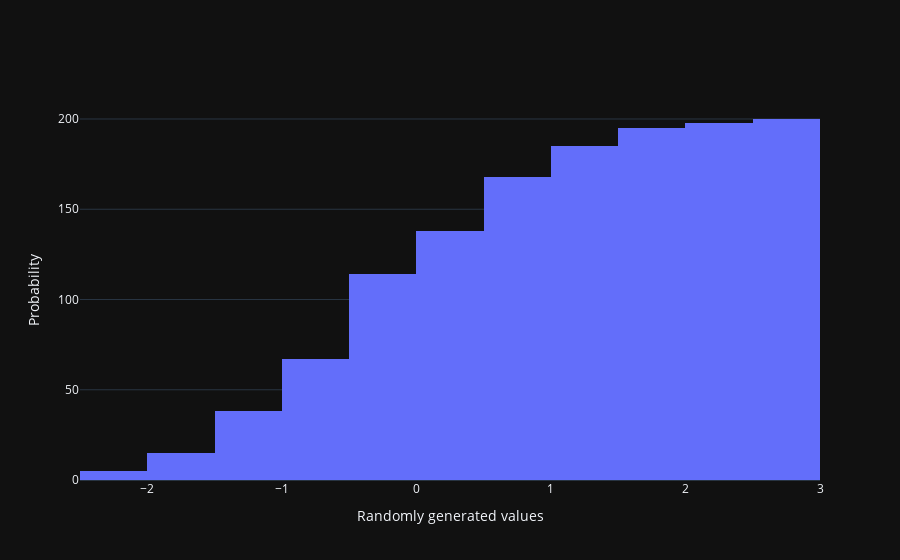

Notebook code for this chart:
### Code cell
hist_trace = go.Histogram(
    x=random_numbers,
    cumulative=dict(enabled=True),
)

data = [hist_trace]
layout = go.Layout(
    xaxis=dict(title='Randomly generated values'),
    yaxis=dict(title='Probability')
)
fig = go.Figure(data=data, layout=layout)
offline.iplot(fig)

### Figure 1 — Plotly figure (JSON) as saved in the notebook; plotly's stock layout.template omitted (floating-point values rounded to 4 significant figures; data arrays with more than 128 entries replaced by an {"elided": "..."} marker saying what was removed)
{"data": [{"cumulative": {"enabled": true}, "x": {"elided": "200 float values"}, "type": "histogram"}], "layout": {"xaxis": {"title": {"text": "Randomly generated values"}}, "yaxis": {"title": {"text": "Probability"}}}}
